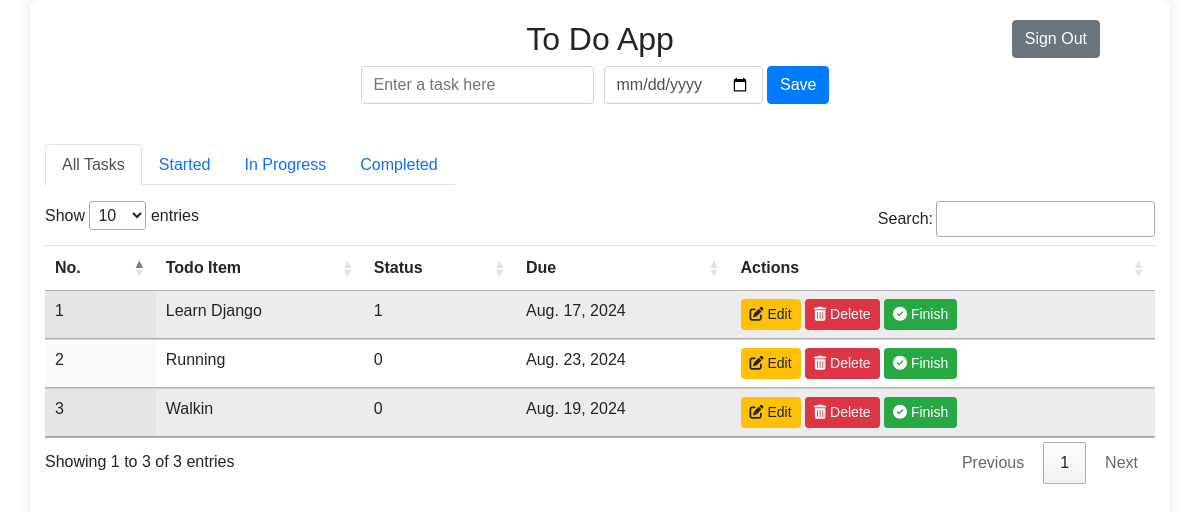
/todo/tasks/ (signed in), run on the app's committed database.
### todo/models.py (models this page shows)
class Todo(models.Model):
    taskname = models.CharField(max_length=50)
    date = models.DateField(auto_now=False, auto_now_add=False)
    status = models.CharField(max_length=50)
    u_id = models.ForeignKey(User, on_delete=models.CASCADE)

### todo/views.py (the view)
# urls.py: path('tasks/', views.finding, name='finding_all'),
@login_required
def finding(request, status=None):
    if status is None:
        all_todos = Todo.objects.filter(u_id=request.user)
    elif status == 'started':
        all_todos = Todo.objects.filter(u_id=request.user, status='started')
    elif status == 'in_progress':
        all_todos = Todo.objects.filter(u_id=request.user, status='in progress')
    elif status == 'completed':
        all_todos = Todo.objects.filter(u_id=request.user, status='completed')
    else:
        all_todos = Todo.objects.filter(u_id=request.user)
    return render(request, "task_list.html", {"tasks": all_todos, "status": status})

### templates/task_list.html (shortened to what this page needs)
<!DOCTYPE html>
<html lang="en">
<head>
    {% load static %}
    <link rel="stylesheet" href="{% static 'style.css' %}">
    <link rel="stylesheet" href="https://cdnjs.cloudflare.com/ajax/libs/font-awesome/5.15.3/css/all.min.css" />
    <link rel="stylesheet" href="https://cdn.jsdelivr.net/npm/bootstrap@5.1.3/dist/css/bootstrap.min.css" />
    <link rel="stylesheet" href="https://cdn.datatables.net/1.13.4/css/jquery.dataTables.min.css" />
</head>
<body>
    <div class="container">
        {% include "message.html" %}
        <h2>To Do App</h2>
     <div class="form-container mb-4">
    <form method="POST" action="{% url 'create_and_list_todo' %}"  class="form-inline">
        <div class="mb-3 task-input-container">
            <input type="text" name="taskname" placeholder="Enter a task here" class="form-control task-input" required>
        </div>
        <div class="mb-3 date-input-container">
            <input type="date" name="date" class="form-control date-input" required>
            <button type="submit" class="btn btn-primary save-btn">Save</button>
        </div>
    </form>
</div>
        <div class="table-container mb-4">
            <div class="table-controls mb-3">
                <ul class="nav nav-tabs">
                    <li class="nav-item">
                        <a class="nav-link {% if status is None %}active{% endif %}" href="{% url 'finding_all' %}">All Tasks</a>
                    </li>
                    <li class="nav-item">
                        <a class="nav-link {% if status == 'started' %}active{% endif %}" href="{% url 'finding_status' 'started' %}">Started</a>
                    </li>
                    <li class="nav-item">
                        <a class="nav-link {% if status == 'in_progress' %}active{% endif %}" href="{% url 'finding_status' 'in_progress' %}">In Progress</a>
                    </li>
                    <li class="nav-item">
                        <a class="nav-link {% if status == 'completed' %}active{% endif %}" href="{% url 'finding_status' 'completed' %}">Completed</a>
                    </li>
                </ul>
            </div>
            <table id="todoTable" class="display table table-striped">
                <thead>
                    <tr>
                        <th>No.</th>
                        <th>Todo Item</th>
                        <th>Status</th>
                        <th>Due</th>
                        <th>Actions</th>
                    </tr>
                </thead>
                <tbody>
                    {% for task in tasks %}
                    <tr>
                        <td>{{ forloop.counter }}</td>
                        <td class="p">{{ task.taskname }}</td>
                        <td>{{ task.status }}</td>
                        <td>{{ task.date }}</td>
                        <td>
                            <a href="{% url 'edit_todo' task.pk %}" class="btn btn-warning btn-sm edit-btn"><i class="fas fa-edit"></i> Edit</a>
                            <a href="{% url 'delete_todo' task.pk %}" class="btn btn-danger btn-sm delete-btn"><i class="fas fa-trash-alt"></i> Delete</a>
                            <a href="{% url 'finish' task.id %}" class="btn btn-success btn-sm finished-btn"><i class="fas fa-check-circle"></i> Finish</a>
                        </td>
                    </tr>
                    {% empty %}
                    <tr>
                        <td colspan="5" class="text-center" style="font-size: 18px; font-weight: bold; color: #34C759;">
                            🎉 Yay, you have no pending tasks!
                        </td>
                    </tr>
                    {% endfor %}
                </tbody>
            </table>
        </div>
        <div class="signout-btn-container">
            <a href="{% url 'signout' %}" class="btn btn-secondary">Sign Out</a>
        </div>
    </div>
</body>
</html>

### static/style.css (style rules this page uses)
* { margin: 0; padding: 0; box-sizing: border-box; font-family: 'Arial', sans-serif; }
body { background-color: #f8f9fa; display: flex; justify-content: center; align-items: center; height: 100vh; }
.container { background-color: #fff; padding: 20px; border-radius: 8px; box-shadow: 0 0 15px rgba(0, 0, 0, 0.1); width: 800px; height: 100vh; overflow-y: auto; }
h2 { margin-bottom: 20px; text-align: center; font-size: 24px; }
.form-container { display: flex; flex-direction: column; align-items: center; margin-bottom: 20px; }
.save-btn { padding: 10px 40px; background-color: #007bff; color: white; border: none; border-radius: 5px; cursor: pointer; }
.table-container { margin-top: 20px; }
.table-controls { display: flex; justify-content: space-between; margin-bottom: 15px; }
table { width: 100%; border-collapse: collapse; margin-bottom: 20px; }
th, td { padding: 10px; border: 1px solid #ddd; }
th { background-color: #f8f9fa; text-align: center; }
button { padding: 5px 10px; border-radius: 4px; border: none; cursor: pointer; }
.edit-btn { background-color: #ff9f43; color: white; }
.delete-btn { background-color: #f34646; color: white; }
.finished-btn { background-color: #28a745; color: white; }
.signout-btn-container { position: absolute; top: 20px; right: 100px; }
.p { text-transform: capitalize; }
.form-container { display: flex; justify-content: space-between; align-items: center; margin-bottom: 20px; }
.task-input-container, .date-input-container { flex-grow: 1; margin-right: 10px; }
.task-input, .date-input { width: 100%; padding: 10px; border: 1px solid #ccc; border-radius: 5px; font-size: 16px; }

### data on the page
Todo: taskname "Learn Django", status "1", date "Aug. 17, 2024"
Todo: taskname "Running", status "0", date "Aug. 23, 2024"
Todo: taskname "Walkin", status "0", date "Aug. 19, 2024"
